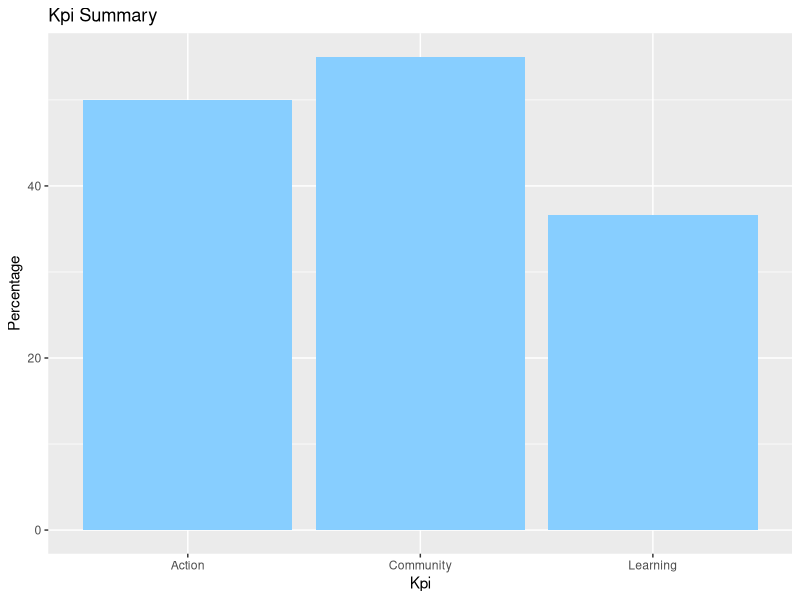

R code for this plot:
## ---- chunk 1
library('readxl')
library(tidyverse)
library(stringr)


library('readxl')
library(tidyverse)
library(stringr)

data <- read_excel("post-event_responses_v2.xlsx")

# Check point
class(data)
names(data)


# Function to clean data : { remove unnecessary columns; rename columns }
preprocess <- function(data){
  df <- data[-c(1,12:22)] 
  colnames(df) <- c('first_activity','takeaway','use_hand2','use_lp','compost','drop_waste','contact_council','use_skills','env_habits','channel_preferred')
  return(df)
}

df <- preprocess(data) # Cleaned data 
clean_data <- df 

# Function to return percentage of people who responded yes/no to the question Is this your first waste education activity?
FA <- function(column){
  val <- table(column)
  return(val)
}
 
first_activity_table <- prop.table(FA(df$first_activity))
# first_activity_table

# Function to return KPI values for the question biggest takeaway 
count_takeaways <- function(column){
  action1 <- sum(str_count(column, "Changed my waste management habits"))
  learning1 <- sum(str_count(column, "Learnt more about behaviours I can change to reduce my waste"))
  community1 <- sum(str_count(column, "Had a fun time"))
  learning2 <- sum(str_count(column, "Became more aware about local groups advocating for waste reduction"))
  learning3 <- sum(str_count(column, "Learnt about complexity of recycling e.g. through Defy Design workshop activity"))
  community2 <- sum(str_count(column, "Connected with people and colleagues"))
  
  # Average counts
  action_count = action1  
  learning_count = (learning1 + learning2 + learning3) / 3
  community_count = (community1 + community2) / 2
  
  total_people = length(column)
  
  # Percentages 
  action_per = round((action_count/total_people) * 100,2)
  learning_per = round((learning_count/total_people) * 100,2)
  community_per = round((community_count/total_people) * 100,2)
  
   percentages <- matrix(c(action_per,learning_per,community_per),ncol=3,byrow = TRUE)
   colnames(percentages) <- c('Action','Learning','Community')
   rownames(percentages) <- c('Percentage')
   return(as.table(percentages))
}
 
biggest_takeaway_kpi_table <- count_takeaways(df$takeaway)

#Function to return count of people for each number on the scale 1-5 for environmental habits 
env_habits_scale <- function(column){
  val <- table(column)
  return (val)
} 

env_habits_table <- prop.table(env_habits_scale(df$env_habits))

# Function for How would you prefer to find out about Seaside Scavenge events?
channel <- function(column){
  val <- table(column)
  return(val)
}

preferred_channel_table <- prop.table(channel(df$channel_preferred))


# Function for Action kPI 
action_kpi <- function(df){
  uh2 <- table(df$use_hand2)
  ulp <- table(df$use_lp)
  cp <- table(df$compost)
  dw <- table(df$drop_waste)
  cc <- table(df$contact_council)
  us <- table(df$use_skills)
  
  doing_before_event <- (uh2[names(uh2)=='Doing before the event'] +
                        ulp[names(ulp)=='Doing before the event'] +
                        cp[names(cp)=='Doing before the event'] +
                        dw[names(dw)=='Doing before the event'] +
                        cc[names(cc)=='Doing before the event'] +
                        us[names(us)=='Doing before the event'] ) / 6
  
  doing_after_event <- (uh2[names(uh2)=='Started doing after the event'] +
                       ulp[names(ulp)=='Started doing after the event'] +
                       cp[names(cp)=='Started doing after the event'] +
                       dw[names(dw)=='Started doing after the event'] +
                       cc[names(cc)=='Started doing after the event'] +
                       us[names(us)=='Started doing after the event'] ) / 6
  
  likely_to_do <- (uh2[names(uh2)=='Likely to do in the next 3 months'] +
                  ulp[names(ulp)=='Likely to do in the next 3 months'] +
                  cp[names(cp)=='Likely to do in the next 3 months'] +
                  dw[names(dw)=='Likely to do in the next 3 months'] +
                  cc[names(cc)=='Likely to do in the next 3 months'] +
                  us[names(us)=='Likely to do in the next 3 months'] ) / 6
  
  unlikely_to_do <- (uh2[names(uh2)=='Unlikely to do in the next 3 months'] +
                    ulp[names(ulp)=='Unlikely to do in the next 3 months'] +
                    cp[names(cp)=='Unlikely to do in the next 3 months'] +
                    dw[names(dw)=='Unlikely to do in the next 3 months'] +
                    cc[names(cc)=='Unlikely to do in the next 3 months'] +
                    us[names(us)=='Unlikely to do in the next 3 months']) / 6
 
  total_people = nrow(df)
  
  # Percentages 
  doing_before_event_per = round((doing_before_event/total_people) * 100,2)
  doing_after_event_per = round((doing_after_event/total_people) * 100,2)
  likely_to_do_per = round((likely_to_do/total_people) * 100,2)
  unlikely_to_do_per = round((unlikely_to_do/total_people) * 100,2)
  
  percentages <- matrix(c(doing_before_event_per,doing_after_event_per,likely_to_do_per,unlikely_to_do_per),ncol=4,byrow = TRUE)
  colnames(percentages) <- c('Doing before event','Doing after event','Likely to do','Unlikely to do')
  rownames(percentages) <- c('Percentage')
  return(as.table(percentages))
} 

action_kpi_table <- action_kpi(df)

print(action_kpi_table)

print(biggest_takeaway_kpi_table)

data1 <- biggest_takeaway_kpi_table

## ---- chunk 2
#data <- read_excel("C:/Users/julia/OneDrive/Desktop/shiny-seaside/post-event_responses_v2.xlsx")

#print(action_kpi_table)

#print(biggest_takeaway_kpi_table)
## ---- chunk 3
PostEventPlot <- function(data) {
  df = data %>% t() %>% as.data.frame.matrix() %>% rownames_to_column(var = "KPI")
  title = paste("KPI Summary") %>% str_to_title()
  yaxislabel = paste("Percentage") %>% str_to_title()
  xaxislabel = paste("KPI")
   
  df %>% ggplot(aes(x = KPI, y = Percentage)) + 
    geom_col(fill="skyblue1") + 
    labs(y=str_to_title(yaxislabel), x = str_to_title(xaxislabel)) + 
    ggtitle(sub("_", " ", title))
}

PostEventPlot(data1)
